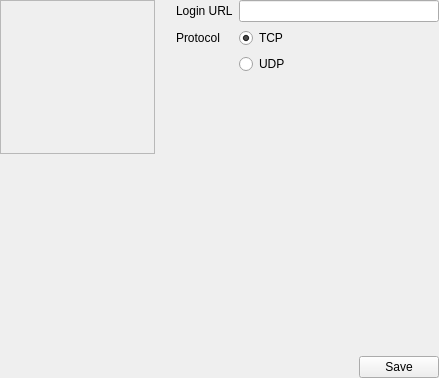
<?xml version="1.0" encoding="UTF-8"?>
<ui version="4.0">
 <class>AvatarEditRealXtend</class>
 <widget class="QWidget" name="AvatarEditRealXtend">
  <property name="geometry">
   <rect>
    <x>0</x>
    <y>0</y>
    <width>436</width>
    <height>378</height>
   </rect>
  </property>
  <property name="windowTitle">
   <string>AvatarEditRealXtend</string>
  </property>
  <layout class="QVBoxLayout" name="verticalLayout_2">
   <property name="margin">
    <number>0</number>
   </property>
   <item>
    <layout class="QVBoxLayout" name="verticalLayout">
     <item>
      <layout class="QHBoxLayout" name="horizontalLayout_2">
       <property name="leftMargin">
        <number>0</number>
       </property>
       <item>
        <layout class="QVBoxLayout" name="verticalLayout_3">
         <property name="rightMargin">
          <number>15</number>
         </property>
         <item>
          <widget class="QLabel" name="pictureLabel">
           <property name="sizePolicy">
            <sizepolicy hsizetype="Fixed" vsizetype="Fixed">
             <horstretch>0</horstretch>
             <verstretch>0</verstretch>
            </sizepolicy>
           </property>
           <property name="minimumSize">
            <size>
             <width>155</width>
             <height>154</height>
            </size>
           </property>
           <property name="frameShape">
            <enum>QFrame::StyledPanel</enum>
           </property>
           <property name="frameShadow">
            <enum>QFrame::Sunken</enum>
           </property>
           <property name="midLineWidth">
            <number>1</number>
           </property>
           <property name="text">
            <string/>
           </property>
           <property name="alignment">
            <set>Qt::AlignCenter</set>
           </property>
           <property name="indent">
            <number>0</number>
           </property>
          </widget>
         </item>
         <item>
          <spacer name="verticalSpacer_3">
           <property name="orientation">
            <enum>Qt::Vertical</enum>
           </property>
           <property name="sizeHint" stdset="0">
            <size>
             <width>20</width>
             <height>40</height>
            </size>
           </property>
          </spacer>
         </item>
        </layout>
       </item>
       <item>
        <layout class="QFormLayout" name="formLayout">
         <property name="fieldGrowthPolicy">
          <enum>QFormLayout::AllNonFixedFieldsGrow</enum>
         </property>
         <item row="1" column="0">
          <widget class="QLabel" name="loginURLLabel">
           <property name="text">
            <string>Login URL</string>
           </property>
          </widget>
         </item>
         <item row="1" column="1">
          <widget class="QLineEdit" name="loginURLLineEdit">
           <property name="minimumSize">
            <size>
             <width>200</width>
             <height>0</height>
            </size>
           </property>
          </widget>
         </item>
         <item row="2" column="0">
          <widget class="QLabel" name="protocolLabel">
           <property name="text">
            <string>Protocol</string>
           </property>
          </widget>
         </item>
         <item row="2" column="1">
          <widget class="QRadioButton" name="protocolTCPButton">
           <property name="text">
            <string>TCP</string>
           </property>
           <property name="checked">
            <bool>true</bool>
           </property>
          </widget>
         </item>
         <item row="3" column="1">
          <widget class="QRadioButton" name="protocolUDPButton">
           <property name="text">
            <string>UDP</string>
           </property>
          </widget>
         </item>
        </layout>
       </item>
      </layout>
     </item>
     <item>
      <spacer name="verticalSpacer">
       <property name="orientation">
        <enum>Qt::Vertical</enum>
       </property>
       <property name="sizeHint" stdset="0">
        <size>
         <width>20</width>
         <height>40</height>
        </size>
       </property>
      </spacer>
     </item>
     <item>
      <layout class="QHBoxLayout" name="horizontalLayout">
       <item>
        <spacer name="horizontalSpacer">
         <property name="orientation">
          <enum>Qt::Horizontal</enum>
         </property>
         <property name="sizeHint" stdset="0">
          <size>
           <width>40</width>
           <height>20</height>
          </size>
         </property>
        </spacer>
       </item>
       <item>
        <widget class="QLabel" name="statusLabel">
         <property name="text">
          <string/>
         </property>
        </widget>
       </item>
       <item>
        <layout class="QVBoxLayout" name="verticalLayout_4">
         <item>
          <widget class="QPushButton" name="pushButtonSave">
           <property name="text">
            <string>Save</string>
           </property>
          </widget>
         </item>
        </layout>
       </item>
      </layout>
     </item>
    </layout>
   </item>
  </layout>
 </widget>
 <tabstops>
  <tabstop>loginURLLineEdit</tabstop>
  <tabstop>pushButtonSave</tabstop>
 </tabstops>
 <resources/>
 <connections/>
</ui>
